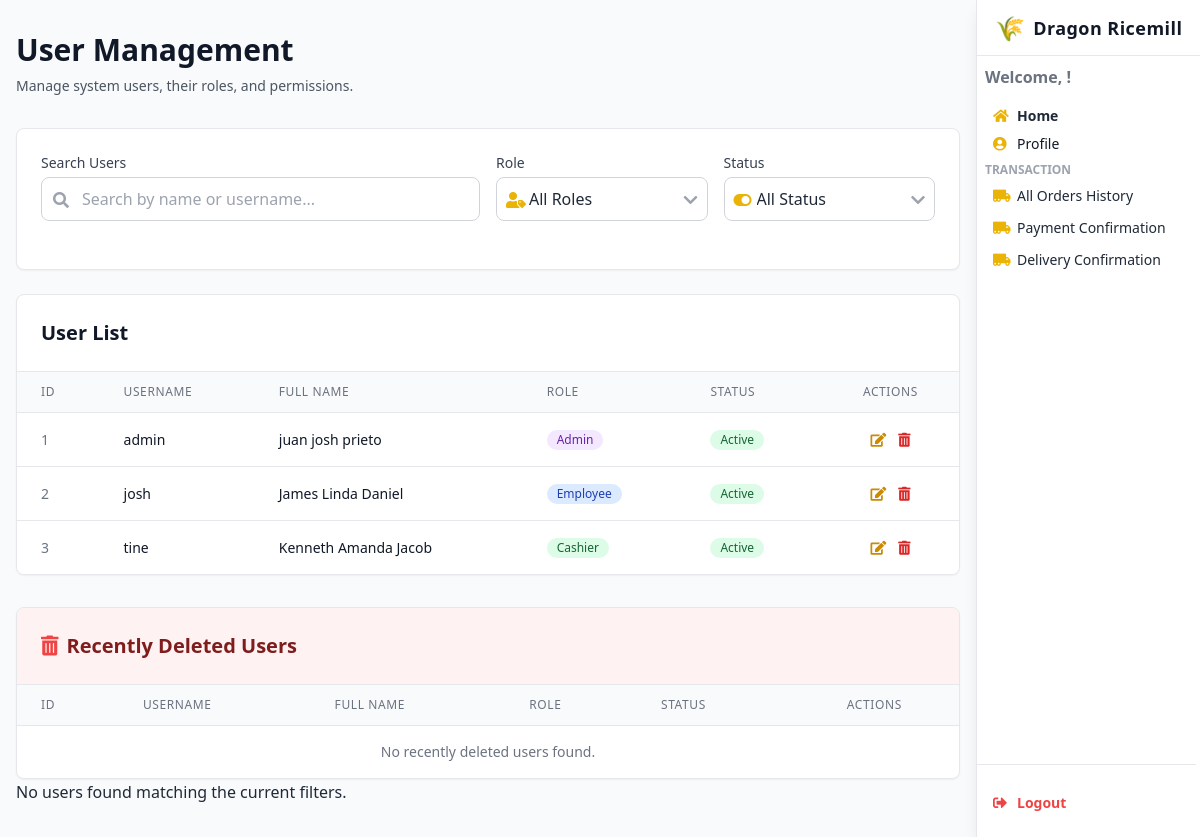
Page /edituser/ on the earlier database version.
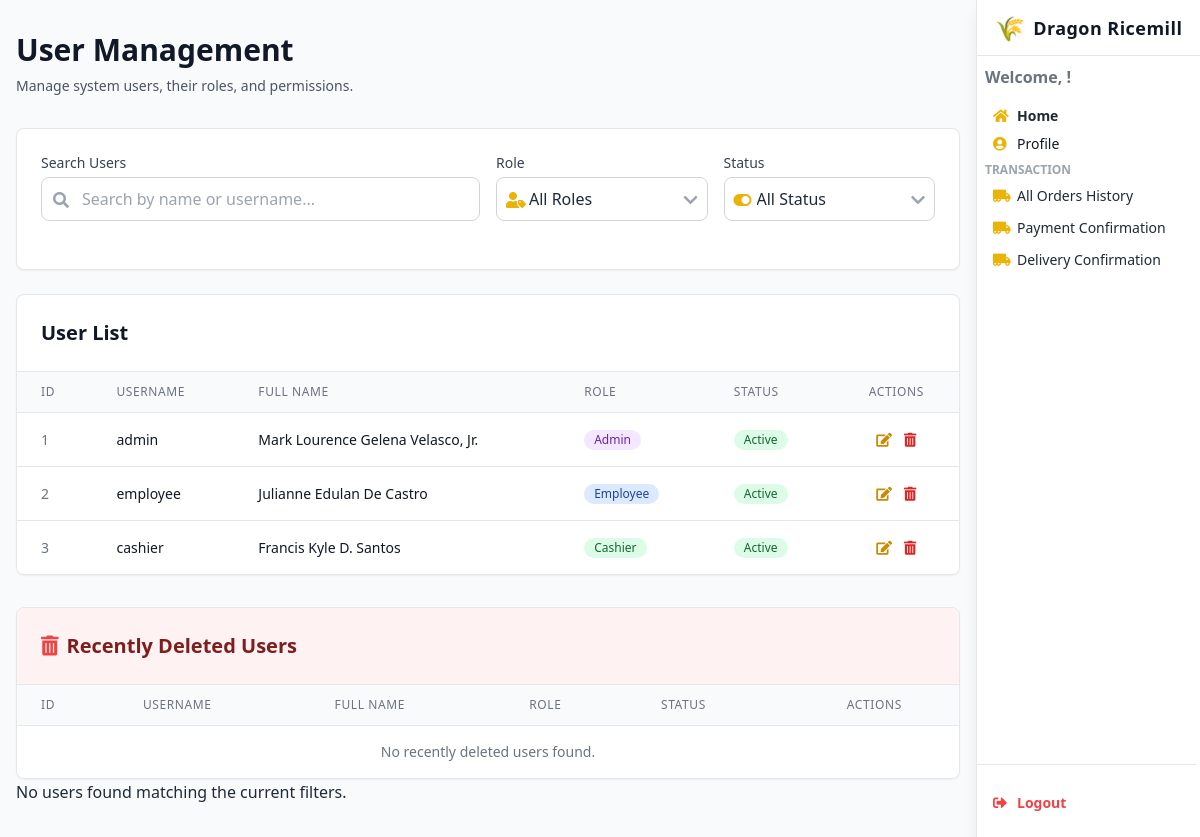
Same page on the later database version.
### webapp/models.py (models this page shows, shortened)
class Employee(models.Model):
    EmployeeID = models.AutoField(primary_key=True)
    FirstName = models.CharField(max_length=50)
    MiddleName = models.CharField(max_length=50, blank=True, null=True)
    LastName = models.CharField(max_length=50)
    Suffix = models.CharField(max_length=20, blank=True, null=True)
    Role = models.CharField(max_length=100)
    Username = models.CharField(max_length=50, unique=True)
    Password = models.CharField(max_length=50)
    Account_Status = models.CharField(max_length=20, default='inactive')
    class Meta:
        db_table = 'employee'

### webapp/views.py (the view)
# urls.py: path("edituser/", views.edituser, name="edituser"),
def edituser(request, EmployeeID=None):
    search_query = request.GET.get('search', '')
    role_filter = request.GET.get('role', '').lower()
    status_filter = request.GET.get('status', '').lower()
    users = Employee.objects.all().order_by('EmployeeID')
    if search_query:
        users = users.filter(
            Q(Username__icontains=search_query) |
            Q(FirstName__icontains=search_query) |
            Q(LastName__icontains=search_query)
        )
    if role_filter:
        users = users.filter(Role__iexact=role_filter)
    if status_filter:
        users = users.filter(Account_Status__iexact=status_filter)
    page_number = request.GET.get('page', 1)
    paginator = Paginator(users, 10)  # Show 10 users per page
    users_page = paginator.get_page(page_number)
    deleted_users = Employee.objects.filter(Account_Status__iexact='deleted').order_by('EmployeeID')
    deleted_paginator = Paginator(deleted_users, 10)
    deleted_page = deleted_paginator.get_page(request.GET.get('deleted_page', 1))
    if EmployeeID:
        selected_user = get_object_or_404(Employee, EmployeeID=EmployeeID)
        if request.method == "POST":
            selected_user.FirstName = request.POST.get("FirstName")
            selected_user.MiddleName = request.POST.get("MiddleName")
            selected_user.LastName = request.POST.get("LastName")
            selected_user.Suffix = request.POST.get("Suffix")
            selected_user.Role = request.POST.get("Role")
            selected_user.Username = request.POST.get("Username")
            selected_user.Password = request.POST.get("Password")
            selected_user.Account_Status = request.POST.get("Account_Status")
            selected_user.save()
            success_message = "User updated successfully!"
            return redirect('edituser', EmployeeID=EmployeeID)
    else:
        selected_user = None
    all_roles = ['Admin', 'Employee', 'Cashier']
    all_statuses = ['Active', 'Inactive']
    context = {
        'users': users_page,
        'deleted_users': deleted_page,
        'selected_user': selected_user,
        'all_roles': all_roles,
        'all_statuses': all_statuses,
        'current_role': role_filter.capitalize() if role_filter else '',
        'current_status': status_filter.capitalize() if status_filter else '',
    }
    return render(request, 'edituser.html', context)

### webapp/templates/edituser.html (shortened to what the changed rows need)
{% load humanize %}
<!DOCTYPE html>
<html lang="en">
<head>
  <script src="https://cdn.tailwindcss.com"></script>
  <link href="https://cdnjs.cloudflare.com/ajax/libs/font-awesome/5.15.3/css/all.min.css" rel="stylesheet" />
</head>
<body class="bg-gray-50 text-gray-800 min-h-screen font-sans leading-relaxed overflow-x-hidden">
<div class="mr-56 min-h-screen bg-gray-50">
  <main class="max-w-7xl mx-auto px-4 py-8">
    <div class="mb-8">
      <h1 class="text-3xl font-bold text-gray-900">User Management</h1>
    </div>
    <div class="bg-white rounded-lg shadow-sm border border-gray-200 overflow-hidden fade-in">
      <div class="p-6 border-b border-gray-200">
        <h2 class="text-xl font-bold text-gray-900">User List</h2>
      </div>
      <div class="overflow-x-auto">
        <table class="min-w-full divide-y divide-gray-200">
          <thead class="bg-gray-50">
            <tr>
              <th class="px-6 py-3 text-left text-xs font-medium text-gray-500 uppercase tracking-wider">ID</th>
              <th class="px-6 py-3 text-left text-xs font-medium text-gray-500 uppercase tracking-wider">Username</th>
              <th class="px-6 py-3 text-left text-xs font-medium text-gray-500 uppercase tracking-wider">Full Name</th>
              <th class="px-6 py-3 text-left text-xs font-medium text-gray-500 uppercase tracking-wider">Role</th>
              <th class="px-6 py-3 text-left text-xs font-medium text-gray-500 uppercase tracking-wider">Status</th>
              <th class="px-6 py-3 text-center text-xs font-medium text-gray-500 uppercase tracking-wider">Actions</th>
            </tr>
          </thead>
          <tbody class="bg-white divide-y divide-gray-200">
            {% for user in users %}
            <tr class="user-row table-row-hover"
                data-role="{{ user.Role|lower }}"
                data-status="{{ user.Account_Status|lower }}">
              <td class="px-6 py-4 whitespace-nowrap text-sm text-gray-500">{{ user.EmployeeID }}</td>
              <td class="px-6 py-4 whitespace-nowrap text-sm font-medium text-gray-900">{{ user.Username }}</td>
              <td class="px-6 py-4 whitespace-nowrap text-sm text-gray-900">
                {{ user.FirstName }}{% if user.MiddleName %} {{ user.MiddleName }}{% endif %} {{ user.LastName }}{% if user.Suffix %}, {{ user.Suffix }}{% endif %}
              </td>
              <td class="px-6 py-4 whitespace-nowrap text-sm text-gray-900">
                <span class="inline-flex items-center px-2.5 py-0.5 rounded-full text-xs font-medium
                  {% if user.Role == 'admin' %}bg-purple-100 text-purple-800
                  {% elif user.Role == 'employee' %}bg-blue-100 text-blue-800
                  {% else %}bg-green-100 text-green-800{% endif %}">
                  {{ user.Role|title }}
                </span>
              </td>
              <td class="px-6 py-4 whitespace-nowrap text-sm text-gray-900">
                <span class="inline-flex items-center px-2.5 py-0.5 rounded-full text-xs font-medium
                  {% if user.Account_Status == 'active' %}bg-green-100 text-green-800
                  {% else %}bg-red-100 text-red-800{% endif %}">
                  {{ user.Account_Status|title }}
                </span>
              </td>
              <td class="px-6 py-4 whitespace-nowrap text-sm text-gray-500 text-center">
                <div class="flex justify-center space-x-3">
                  <a href="{% url 'edituser' user.EmployeeID %}"
                     class="text-yellow-600 hover:text-yellow-900 transition-colors">
                    <i class="fas fa-edit"></i>
                  </a>
                  <form method="POST" action="{% url 'delete_user' user.EmployeeID %}" class="inline">
                    <button type="submit"
                            class="text-red-600 hover:text-red-900 transition-colors"
                            onclick="return confirm('Are you sure you want to delete this user?');">
                      <i class="fas fa-trash-alt"></i>
                    </button>
                  </form>
                </div>
              </td>
            </tr>
            {% empty %}
            <tr>
              <td colspan="6" class="px-6 py-4 text-center text-sm text-gray-500">No users found.</td>
            </tr>
            {% endfor %}
          </tbody>
        </table>
      </div>
    </div>
    <div class="mt-8 bg-white rounded-lg shadow-sm border border-gray-200 overflow-hidden fade-in">
      <div class="p-6 border-b border-gray-200 bg-red-50">
        <h2 class="text-xl font-bold text-red-900">
          <i class="fas fa-trash-alt text-red-500 mr-2"></i>Recently Deleted Users
        </h2>
      </div>
      <div class="overflow-x-auto">
        <table class="min-w-full divide-y divide-gray-200">
          <thead class="bg-gray-50">
            <tr>
              <th class="px-6 py-3 text-left text-xs font-medium text-gray-500 uppercase tracking-wider">ID</th>
              <th class="px-6 py-3 text-left text-xs font-medium text-gray-500 uppercase tracking-wider">Username</th>
              <th class="px-6 py-3 text-left text-xs font-medium text-gray-500 uppercase tracking-wider">Full Name</th>
              <th class="px-6 py-3 text-left text-xs font-medium text-gray-500 uppercase tracking-wider">Role</th>
              <th class="px-6 py-3 text-left text-xs font-medium text-gray-500 uppercase tracking-wider">Status</th>
              <th class="px-6 py-3 text-center text-xs font-medium text-gray-500 uppercase tracking-wider">Actions</th>
            </tr>
          </thead>
        </table>
      </div>
    </div>
  </main>
</div>
</body>
</html>

Differences in the rows shown:
changed Employee "admin": FirstName "juan" → "Mark Lourence"; MiddleName "josh" → "Gelena"; LastName "prieto" → "Velasco"; Suffix (not shown) → "Jr."
changed Employee "Employee": Username "josh" → "employee"; FirstName "James" → "Julianne"; MiddleName "Linda" → "Edulan"; LastName "Daniel" → "De Castro"
changed Employee "Cashier": Username "tine" → "cashier"; FirstName "Kenneth" → "Francis Kyle"; MiddleName "Amanda" → "D."; LastName "Jacob" → "Santos"
